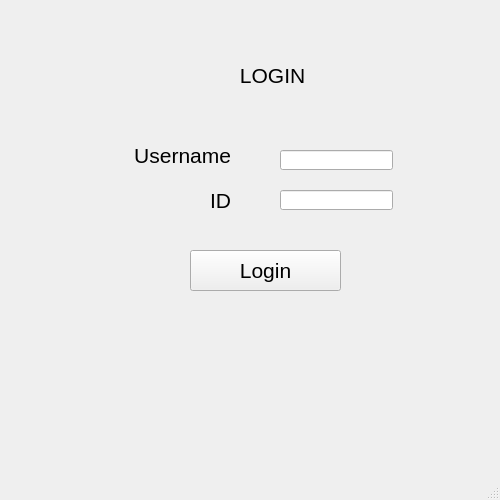
<?xml version="1.0" encoding="UTF-8"?>
<ui version="4.0">
 <class>login_page</class>
 <widget class="QMainWindow" name="login_page">
  <property name="geometry">
   <rect>
    <x>0</x>
    <y>0</y>
    <width>500</width>
    <height>500</height>
   </rect>
  </property>
  <property name="minimumSize">
   <size>
    <width>500</width>
    <height>500</height>
   </size>
  </property>
  <property name="maximumSize">
   <size>
    <width>500</width>
    <height>500</height>
   </size>
  </property>
  <property name="font">
   <font>
    <pointsize>16</pointsize>
   </font>
  </property>
  <property name="windowTitle">
   <string>Login Page</string>
  </property>
  <widget class="QWidget" name="centralwidget">
   <widget class="QLabel" name="login_label">
    <property name="geometry">
     <rect>
      <x>210</x>
      <y>50</y>
      <width>131</width>
      <height>51</height>
     </rect>
    </property>
    <property name="text">
     <string>LOGIN </string>
    </property>
    <property name="alignment">
     <set>Qt::AlignCenter</set>
    </property>
   </widget>
   <widget class="QLineEdit" name="username_input">
    <property name="geometry">
     <rect>
      <x>280</x>
      <y>150</y>
      <width>113</width>
      <height>20</height>
     </rect>
    </property>
   </widget>
   <widget class="QPushButton" name="login_button">
    <property name="geometry">
     <rect>
      <x>190</x>
      <y>250</y>
      <width>151</width>
      <height>41</height>
     </rect>
    </property>
    <property name="text">
     <string>Login</string>
    </property>
   </widget>
   <widget class="QLabel" name="if_label">
    <property name="geometry">
     <rect>
      <x>70</x>
      <y>180</y>
      <width>161</width>
      <height>41</height>
     </rect>
    </property>
    <property name="text">
     <string>ID</string>
    </property>
    <property name="alignment">
     <set>Qt::AlignRight|Qt::AlignTrailing|Qt::AlignVCenter</set>
    </property>
   </widget>
   <widget class="QLineEdit" name="id_input">
    <property name="geometry">
     <rect>
      <x>280</x>
      <y>190</y>
      <width>113</width>
      <height>20</height>
     </rect>
    </property>
   </widget>
   <widget class="QLabel" name="username_label">
    <property name="geometry">
     <rect>
      <x>130</x>
      <y>130</y>
      <width>101</width>
      <height>51</height>
     </rect>
    </property>
    <property name="text">
     <string>Username</string>
    </property>
    <property name="alignment">
     <set>Qt::AlignRight|Qt::AlignTrailing|Qt::AlignVCenter</set>
    </property>
   </widget>
   <widget class="QLabel" name="error_message">
    <property name="geometry">
     <rect>
      <x>0</x>
      <y>360</y>
      <width>501</width>
      <height>31</height>
     </rect>
    </property>
    <property name="text">
     <string/>
    </property>
    <property name="alignment">
     <set>Qt::AlignCenter</set>
    </property>
   </widget>
  </widget>
  <widget class="QStatusBar" name="statusbar"/>
 </widget>
 <resources/>
 <connections/>
</ui>
